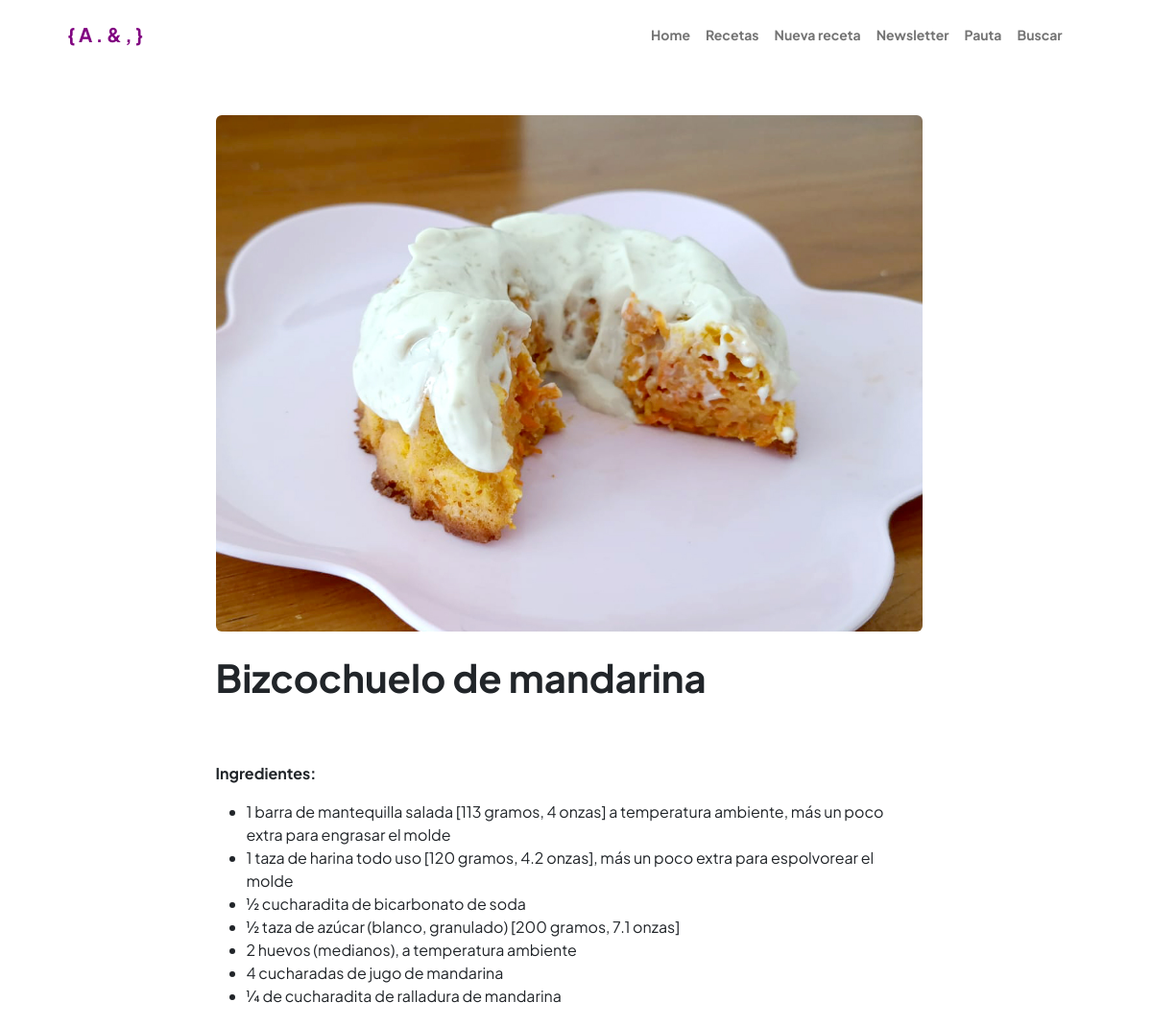
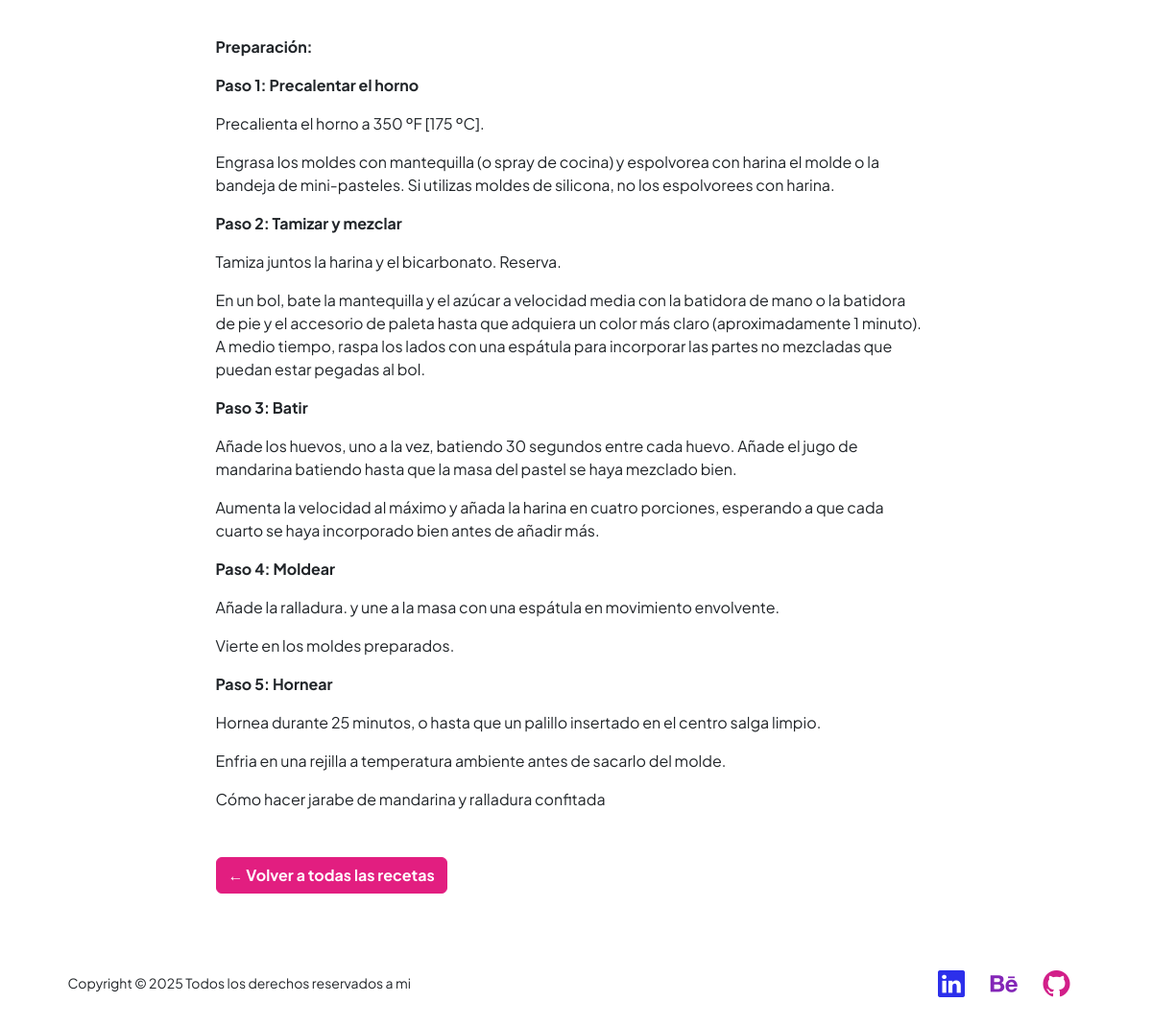
The page /receta/18/ on the database its author committed (2 pictures, top to bottom).
### portfolio/models.py (models this page shows, shortened)
class Receta(models.Model):
    titulo = models.CharField(max_length=100)
    foto = models.ImageField(upload_to='recetas/', blank=True, null=True)
    receta = RichTextField()

### portfolio/views.py (the view)
# urls.py: path("receta/<int:pk>/", views.detalle_receta, name="detalle_receta"), # recetas individuales
def detalle_receta(request, pk):
    receta = get_object_or_404(Receta, pk=pk)
    return render(request, 'portfolio/detalle_receta.html', {'receta': receta})

### portfolio/templates/portfolio/detalle_receta.html (shortened to what this page needs)
{% extends 'portfolio/padre.html' %}
{% load static %}
{% block contenido %}
<div class="container py-5">
    <div class="row justify-content-center">
        <div class="col-lg-8">
            {% if receta.foto %}
                <img src="{{ receta.foto.url }}" class="img-fluid mb-4 rounded" alt="{{ receta.titulo }}">
            {% endif %}
            <h1 class="mb-3 fw-bolder">{{ receta.titulo }}</h1>
            <div class="my-4">
                <div class="ck-content" style="margin-top: 4rem;">{{ receta.receta|safe }}</div>
            </div>
            <a href="{% url 'recetas' %}" class="btn btn-secondary mt-4 text-white fw-bold">← Volver a todas las recetas</a>
        </div>
    </div>
</div>
{% endblock %}

### rows shown on the page
Receta: foto (picture), titulo "Bizcochuelo de mandarina", receta "Ingredientes: 1 barra de mantequilla salada [113 gramos, 4 onzas] a temperatura ambiente, más un poco extra para engrasar el molde 1 taza de harina todo uso [120 gramos, 4.2 onzas], más un poco extra para espolvorear el molde ½ cucharadita de bicarbonato de soda ½ taza de azúcar (blanco, granulado) [200 gramos, 7.1 onzas] 2 huevos (medianos), a temperatura ambiente 4 cucharadas de jugo de mandarina ¼ de cucharadita de ralladura de mandarina Preparación: Paso 1: Precalentar el horno Precalienta el horno a 350 ºF [175 ºC]. Engrasa los moldes con mantequilla (o spray de cocina) y espolvorea con harina el molde o la bandeja de mini-pasteles. Si utilizas moldes de silicona, no los espolvorees…"
